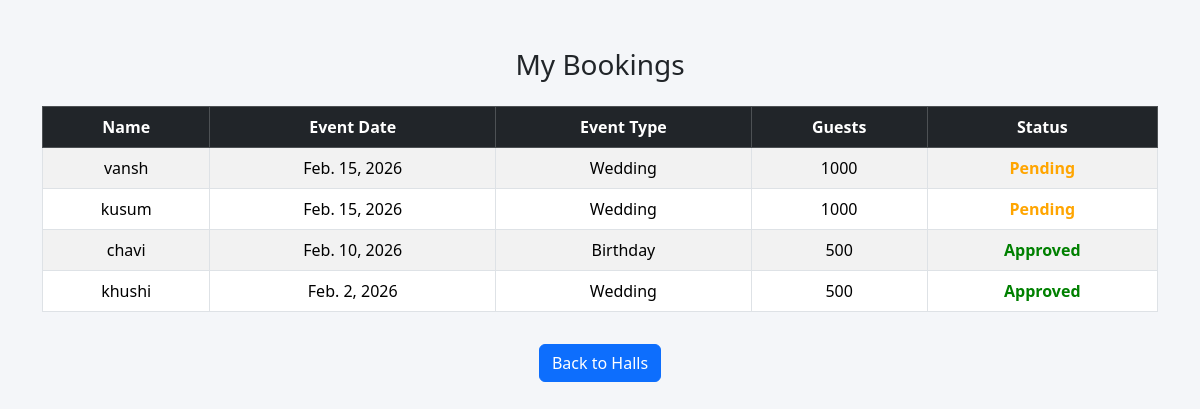
The app's page /my_bookings/ (signed in) with its own data.
### eventhall/models.py (models this page shows, shortened)
class Booking(models.Model):
    user = models.ForeignKey(User, on_delete=models.CASCADE)
    name = models.CharField(max_length=100)
    email = models.EmailField()
    event_date = models.DateField()
    event_type = models.CharField(max_length=50)
    guests = models.IntegerField()
    message = models.TextField(blank=True)
    status = models.CharField(
        max_length=20,
        choices=[
            ('Pending', 'Pending'),
            ('Approved', 'Approved'),
            ('Rejected', 'Rejected'),
        ],
        default='Pending'
    )

### eventhall/views.py (the view)
# urls.py: path('my_bookings/', views.my_bookings, name='my_bookings'),
@login_required
def my_bookings(request):
    bookings = Booking.objects.filter(user=request.user).order_by('-event_date')
    return render(request, 'eventhall/my_bookings.html', {
        'bookings': bookings
    })

### eventhall/templates/eventhall/my_bookings.html (shortened to what this page needs)
<!DOCTYPE html>
<html lang="en">
<head>
    <link href="https://cdn.jsdelivr.net/npm/bootstrap@5.3.2/dist/css/bootstrap.min.css" rel="stylesheet">
</head>
<body>
<div class="container mt-5">
    <h3 class="text-center mb-4">My Bookings</h3>
    {% if bookings %}
    <div class="table-responsive">
        <table class="table table-bordered table-striped text-center">
            <thead class="table-dark">
                <tr>
                    <th>Name</th>
                    <th>Event Date</th>
                    <th>Event Type</th>
                    <th>Guests</th>
                    <th>Status</th>
                </tr>
            </thead>
            <tbody>
                {% for booking in bookings %}
                <tr>
                    <td>{{ booking.name }}</td>
                    <td>{{ booking.event_date }}</td>
                    <td>{{ booking.event_type }}</td>
                    <td>{{ booking.guests }}</td>
                    <td>
                        {% if booking.status == 'Pending' %}
                            <span class="status-pending">Pending</span>
                        {% elif booking.status == 'Approved' %}
                            <span class="status-approved">Approved</span>
                        {% else %}
                            <span class="status-rejected">Rejected</span>
                        {% endif %}
                    </td>
                </tr>
                {% endfor %}
            </tbody>
        </table>
    </div>
    {% else %}
        <p class="text-center text-muted">No bookings found.</p>
    {% endif %}
    <div class="text-center mt-3">
        <a href="{% url 'halls' %}" class="btn btn-primary">
            Back to Halls
        </a>
    </div>
</div>
</body>
</html>

### eventhall/templates/eventhall/my_bookings.html (style rules this page uses)
body { background:#f4f6f9; }
.status-pending { color: orange; font-weight: bold; }
.status-approved { color: green; font-weight: bold; }

### records on screen
Booking: name "vansh", event_date "Feb. 15, 2026", event_type "Wedding", guests "1000", status "Pending"
Booking: name "kusum", event_date "Feb. 15, 2026", event_type "Wedding", guests "1000", status "Pending"
Booking: name "chavi", event_date "Feb. 10, 2026", event_type "Birthday", guests "500", status "Approved"
Booking: name "khushi", event_date "Feb. 2, 2026", event_type "Wedding", guests "500", status "Approved"
